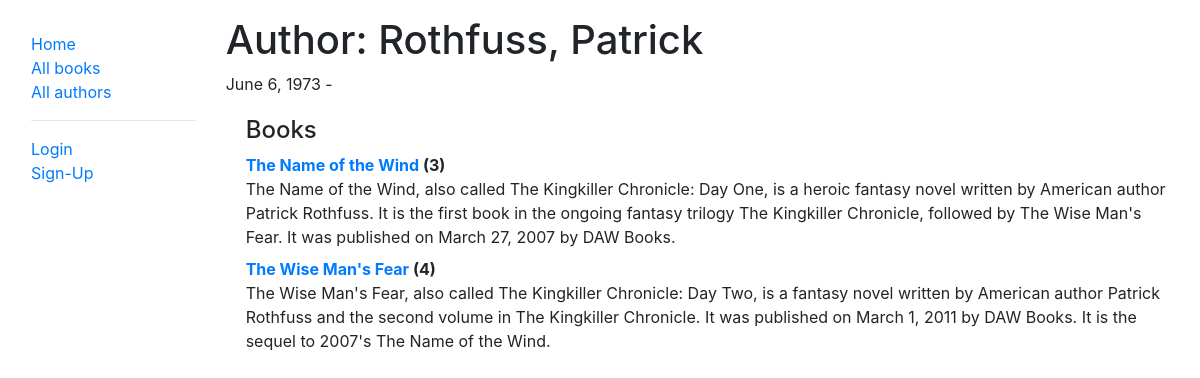
/catalog/author/1/, run on the app's committed database.
### catalog/models.py (models this page shows, shortened)
class Author(models.Model):
    first_name = models.CharField(max_length=100)
    last_name = models.CharField(max_length=100)
    date_of_birth = models.DateField(null=True, blank=True)
    date_of_death = models.DateField('Died', null=True, blank=True)
    class Meta:
        ordering = ['last_name', 'first_name']
    def __str__(self):
        return f'{self.last_name}, {self.first_name}'

class Book(models.Model):
    title = models.CharField(max_length=200)
    author = models.ForeignKey(Author, on_delete=models.SET_NULL, null=True)
    summary = models.TextField(
        max_length=1000, help_text='Enter a brief description of the book')
    isbn = models.CharField(
        'ISBN', max_length=13, help_text='13 Character <a href="https://www.isbn-international.org/content/what-isbn">ISBN number</a>')
    genre = models.ManyToManyField(
        Genre, help_text='Select a genre for this book')
    language = models.ForeignKey(
        Language, on_delete=models.SET_NULL, null=True)
    def display_genre(self):
        """Creates a string for the Genre. This is required to display genre in Admin."""
        return ', '.join([genre.name for genre in self.genre.all()[:3]])
    display_genre.short_description = 'Genre'
    def __str__(self):
        return self.title

### catalog/views.py (the view)
# urls.py: path('author/<int:pk>/', views.AuthorDetailView.as_view(), name='author-detail'),
class AuthorDetailView(generic.DetailView):
    model = Author
    paginate_by = 1

### templates/catalog/author_detail.html (shortened to what this page needs)
{% extends "base_generic.html" %}
{% block content %}
<h1>Author: {{ author }} </h1>
<p>{{author.date_of_birth}} - {% if author.date_of_death %}{{author.date_of_death}}{% endif %}</p>
<div style="margin-left:20px;margin-top:20px">
<h4>Books</h4>
{% if author.book_set.all %}
<dl>
  {% for book in author.book_set.all %}
    <dt><a href="{% url 'book-detail' book.pk %}">{{book}}</a> ({{book.bookinstance_set.all.count}})</dt>
    <dd>{{book.summary}}</dd>
  {% endfor %}
</dl>
{% else %}
  <p>There are no books available  by {{author.first_name}}.</p>
{% endif %}
</div>
{% endblock %}

### static/css/styles.css (style rules this page uses)
:root { padding: 1rem; }

### data on the page
Author: last_name+first_name "Rothfuss, Patrick", date_of_birth "June 6, 1973"
Book: title "The Name of the Wind", bookinstance_set.all.count "3", summary "The Name of the Wind, also called The Kingkiller Chronicle: Day One, is a heroic fantasy novel written by American author Patrick Rothfuss. It is the first book in the ongoing fantasy trilogy The Kingkiller Chronicle, followed by The Wise Man's Fear. It was published on March 27, 2007 by DAW Books."
Book: title "The Wise Man's Fear", bookinstance_set.all.count "4", summary "The Wise Man's Fear, also called The Kingkiller Chronicle: Day Two, is a fantasy novel written by American author Patrick Rothfuss and the second volume in The Kingkiller Chronicle. It was published on March 1, 2011 by DAW Books. It is the sequel to 2007's The Name of the Wind."
